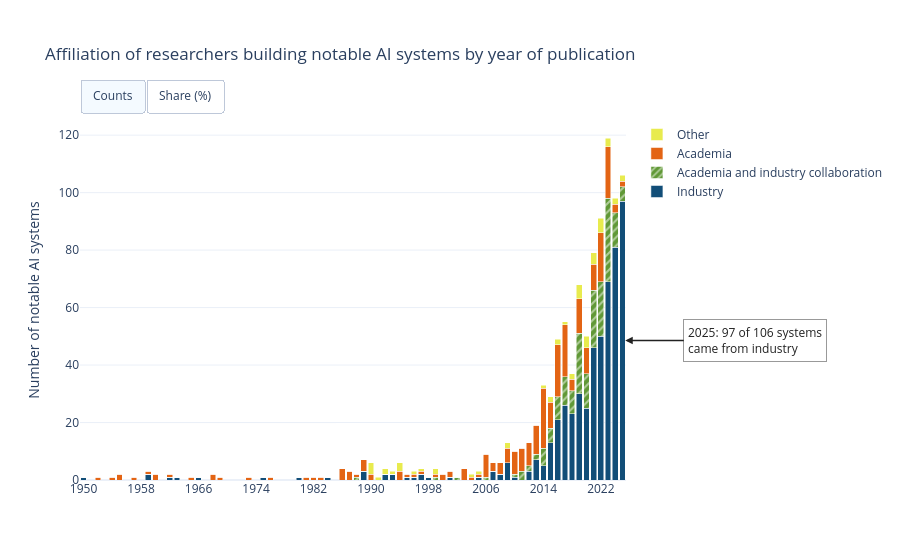

The notebook cell this image was saved under:
### Code cell
def make_tooltip(current_category):

    # tooltip with the year from the x axis
    tooltip_lines = []
    tooltip_lines.append('<b>%{x}</b>')

    # go through each category from last to first
    category_numbers = range(len(categories))
    category_numbers = reversed(category_numbers)

    for index in category_numbers:

        # category name
        category_name = categories[index]

        # colour for this category
        category_colour = color_map[category_name]

        # make the coloured square shown next to the category
        colour_square = (
            '<span style="color:' + category_colour + '">■</span> '
        )

        #first four customdata columns contain the counts
        count_position = index

        #next four customdata columns contain the percentages
        percentage_position = index + 4

        #text for count and percentage
        category_text = (
            category_name
            + ': %{customdata['
            + str(count_position)
            + ']} (%{customdata['
            + str(percentage_position)
            + ']:.1f}%)'
        )

        # category that the mouse is currently on in bold
        if category_name == current_category:
            tooltip_lines.append(
                colour_square + '<b>' + category_text + '</b>'
            )

        #other categories grey
        else:
            tooltip_lines.append(
                colour_square
                + '<span style="color:#777777">'
                + category_text
                + '</span>'
            )

    # customdata column 8 contains the total
    tooltip_lines.append('Total: %{customdata[8]}')

    #put the tooltip on a new line
    tooltip = '<br>'.join(tooltip_lines)

    # remove Plotly trace name box
    tooltip = tooltip + '<extra></extra>'

    return tooltip

fig = go.Figure()

# add a bar for each category
for category in categories:
    marker = dict(color=color_map[category])
    if category == 'Academia and industry collaboration':
        marker = dict(
            color=color_map[category],
            pattern=dict(shape='/', fgcolor='#ffffff',
                         bgcolor=color_map[category], solidity=0.35, size=6)
        )

    fig.add_trace(go.Bar(
        x=df_wide.index,
        y=df_wide[category],
        name=category,
        marker=marker,
        customdata=custom,
        hovertemplate=make_tooltip(category)
    ))

fig.update_layout(
    barmode='stack',
    template='plotly_white',
    hovermode='closest',
    hoverlabel=dict(bgcolor='white', font_color='#222222', align='left'),
    title='Affiliation of researchers building notable AI systems by year of publication',
    yaxis_title='Number of notable AI systems',
    xaxis=dict(type='category', tickangle=0, nticks=10,
               minallowed=-0.5, maxallowed=len(df_wide) - 0.5),
    yaxis=dict(fixedrange=True),
    margin=dict(t=120),
    updatemenus=[dict(
        type='buttons',
        direction='right',
        x=0, y=1.0, xanchor='left', yanchor='bottom',
        pad=dict(b=8),
        buttons=[
            dict(label='Counts', method='relayout',
                 args=[{'barnorm': None,
                        'yaxis.title.text': 'Number of notable AI systems',
                        'yaxis.ticksuffix': '',
                        'yaxis.autorange': True,
                        'annotations[0].visible': True,
                        'annotations[1].visible': False}]),
            dict(label='Share (%)', method='relayout',
                 args=[{'barnorm': 'percent',
                        'yaxis.title.text': 'Share of notable AI systems (%)',
                        'yaxis.ticksuffix': '%',
                        'yaxis.autorange': True,
                        'annotations[0].visible': False,
                        'annotations[1].visible': True}])
        ]
    )]
)

#last year of data
last_year = df_wide.index.max()
industry_count = int(df_wide.loc[last_year, 'Industry'])
total_count = int(totals.loc[last_year])
industry_percentage = shares.loc[last_year, 'Industry']

# shown in Counts view: arrow points into the Industry block
fig.add_annotation(
    text=f'{last_year}: {industry_count} of {total_count} systems<br>came from industry',
    x=len(df_wide) - 0.6, y=industry_count / 2, xref='x', yref='y',
    ax=130, ay=0, showarrow=True, arrowhead=2,
    arrowcolor='#222222', arrowwidth=1.5,
    font=dict(size=12, color='#222222'), align='left',
    bgcolor='white', bordercolor='#999999', borderpad=4, visible=True
)

# shown in Share view: arrow points into the Industry block
fig.add_annotation(
    text=f'{last_year}: {industry_percentage:.1f}% of systems<br>came from industry',
    x=len(df_wide) - 0.6, y=industry_percentage / 2, xref='x', yref='y',
    ax=130, ay=0, showarrow=True, arrowhead=2,
    arrowcolor='#222222', arrowwidth=1.5,
    font=dict(size=12, color='#222222'), align='left',
    bgcolor='white', bordercolor='#999999', borderpad=4, visible=False
)

fig.show()

### Figure 1 — Plotly figure (JSON) as saved in the notebook; plotly's stock layout.template omitted (floating-point values rounded to 4 significant figures; data arrays with more than 128 entries replaced by an {"elided": "..."} marker saying what was removed)
{"data": [{"customdata": {"elided": "76x9 float values"}, "hovertemplate": "<b>%{x}</b><br><span style=\"color:#E8EB4E\">■</span> <span style=\"color:#777777\">Other: %{customdata[3]} (%{customdata[7]:.1f}%)</span><br><span style=\"color:#E36414\">■</span> <span style=\"color:#777777\">Academia: %{customdata[2]} (%{customdata[6]:.1f}%)</span><br><span style=\"color:#609836\">■</span> <span style=\"color:#777777\">Academia and industry collaboration: %{customdata[1]} (%{customdata[5]:.1f}%)</span><br><span style=\"color:#124E78\">■</span> <b>Industry: %{customdata[0]} (%{customdata[4]:.1f}%)</b><br>Total: %{customdata[8]}<extra></extra>", "marker": {"color": "#124E78"}, "name": "Industry", "type": "bar", "x": [1950, 1951, 1952, 1953, 1954, 1955, 1956, 1957, 1958, 1959, 1960, 1961, 1962, 1963, 1964, 1965, 1966, 1967, 1968, 1969, 1970, 1971, 1972, 1973, 1974, 1975, 1976, 1977, 1978, 1979, 1980, 1981, 1982, 1983, 1984, 1985, 1986, 1987, 1988, 1989, 1990, 1991, 1992, 1993, 1994, 1995, 1996, 1997, 1998, 1999, 2000, 2001, 2002, 2003, 2004, 2005, 2006, 2007, 2008, 2009, 2010, 2011, 2012, 2013, 2014, 2015, 2016, 2017, 2018, 2019, 2020, 2021, 2022, 2023, 2024, 2025], "y": [1, 0, 0, 0, 0, 0, 0, 0, 0, 2, 0, 0, 1, 1, 0, 0, 1, 0, 0, 0, 0, 0, 0, 0, 0, 1, 0, 0, 0, 0, 1, 0, 0, 0, 1, 0, 0, 0, 0, 3, 0, 0, 2, 2, 0, 1, 1, 2, 1, 0, 0, 1, 0, 0, 0, 1, 0, 3, 2, 6, 1, 0, 3, 7, 5, 13, 21, 26, 23, 30, 25, 46, 50, 69, 81, 97]}, {"customdata": {"elided": "76x9 float values"}, "hovertemplate": "<b>%{x}</b><br><span style=\"color:#E8EB4E\">■</span> <span style=\"color:#777777\">Other: %{customdata[3]} (%{customdata[7]:.1f}%)</span><br><span style=\"color:#E36414\">■</span> <span style=\"color:#777777\">Academia: %{customdata[2]} (%{customdata[6]:.1f}%)</span><br><span style=\"color:#609836\">■</span> <b>Academia and industry collaboration: %{customdata[1]} (%{customdata[5]:.1f}%)</b><br><span style=\"color:#124E78\">■</span> <span style=\"color:#777777\">Industry: %{customdata[0]} (%{customdata[4]:.1f}%)</span><br>Total: %{customdata[8]}<extra></extra>", "marker": {"color": "#609836", "pattern": {"bgcolor": "#609836", "fgcolor": "#ffffff", "shape": "/", "size": 6, "solidity": 0.35}}, "name": "Academia and industry collaboration", "type": "bar", "x": [1950, 1951, 1952, 1953, 1954, 1955, 1956, 1957, 1958, 1959, 1960, 1961, 1962, 1963, 1964, 1965, 1966, 1967, 1968, 1969, 1970, 1971, 1972, 1973, 1974, 1975, 1976, 1977, 1978, 1979, 1980, 1981, 1982, 1983, 1984, 1985, 1986, 1987, 1988, 1989, 1990, 1991, 1992, 1993, 1994, 1995, 1996, 1997, 1998, 1999, 2000, 2001, 2002, 2003, 2004, 2005, 2006, 2007, 2008, 2009, 2010, 2011, 2012, 2013, 2014, 2015, 2016, 2017, 2018, 2019, 2020, 2021, 2022, 2023, 2024, 2025], "y": [0, 0, 0, 0, 0, 0, 0, 0, 0, 0, 0, 0, 0, 0, 0, 0, 0, 0, 0, 0, 0, 0, 0, 0, 0, 0, 0, 0, 0, 0, 0, 0, 0, 0, 0, 0, 0, 0, 1, 0, 0, 0, 0, 0, 0, 0, 0, 0, 0, 1, 0, 0, 1, 0, 0, 0, 1, 0, 0, 0, 1, 3, 2, 2, 6, 5, 8, 10, 8, 21, 12, 20, 19, 29, 12, 5]}, {"customdata": {"elided": "76x9 float values"}, "hovertemplate": "<b>%{x}</b><br><span style=\"color:#E8EB4E\">■</span> <span style=\"color:#777777\">Other: %{customdata[3]} (%{customdata[7]:.1f}%)</span><br><span style=\"color:#E36414\">■</span> <b>Academia: %{customdata[2]} (%{customdata[6]:.1f}%)</b><br><span style=\"color:#609836\">■</span> <span style=\"color:#777777\">Academia and industry collaboration: %{customdata[1]} (%{customdata[5]:.1f}%)</span><br><span style=\"color:#124E78\">■</span> <span style=\"color:#777777\">Industry: %{customdata[0]} (%{customdata[4]:.1f}%)</span><br>Total: %{customdata[8]}<extra></extra>", "marker": {"color": "#E36414"}, "name": "Academia", "type": "bar", "x": [1950, 1951, 1952, 1953, 1954, 1955, 1956, 1957, 1958, 1959, 1960, 1961, 1962, 1963, 1964, 1965, 1966, 1967, 1968, 1969, 1970, 1971, 1972, 1973, 1974, 1975, 1976, 1977, 1978, 1979, 1980, 1981, 1982, 1983, 1984, 1985, 1986, 1987, 1988, 1989, 1990, 1991, 1992, 1993, 1994, 1995, 1996, 1997, 1998, 1999, 2000, 2001, 2002, 2003, 2004, 2005, 2006, 2007, 2008, 2009, 2010, 2011, 2012, 2013, 2014, 2015, 2016, 2017, 2018, 2019, 2020, 2021, 2022, 2023, 2024, 2025], "y": [0, 0, 1, 0, 1, 2, 0, 1, 0, 1, 2, 0, 1, 0, 0, 1, 0, 0, 2, 1, 0, 0, 0, 1, 0, 0, 1, 0, 0, 0, 0, 1, 1, 1, 0, 0, 4, 3, 1, 4, 2, 0, 0, 0, 3, 1, 1, 1, 0, 1, 2, 2, 0, 4, 1, 1, 8, 3, 4, 5, 8, 8, 8, 10, 21, 9, 18, 18, 4, 12, 9, 9, 17, 18, 3, 2]}, {"customdata": {"elided": "76x9 float values"}, "hovertemplate": "<b>%{x}</b><br><span style=\"color:#E8EB4E\">■</span> <b>Other: %{customdata[3]} (%{customdata[7]:.1f}%)</b><br><span style=\"color:#E36414\">■</span> <span style=\"color:#777777\">Academia: %{customdata[2]} (%{customdata[6]:.1f}%)</span><br><span style=\"color:#609836\">■</span> <span style=\"color:#777777\">Academia and industry collaboration: %{customdata[1]} (%{customdata[5]:.1f}%)</span><br><span style=\"color:#124E78\">■</span> <span style=\"color:#777777\">Industry: %{customdata[0]} (%{customdata[4]:.1f}%)</span><br>Total: %{customdata[8]}<extra></extra>", "marker": {"color": "#E8EB4E"}, "name": "Other", "type": "bar", "x": [1950, 1951, 1952, 1953, 1954, 1955, 1956, 1957, 1958, 1959, 1960, 1961, 1962, 1963, 1964, 1965, 1966, 1967, 1968, 1969, 1970, 1971, 1972, 1973, 1974, 1975, 1976, 1977, 1978, 1979, 1980, 1981, 1982, 1983, 1984, 1985, 1986, 1987, 1988, 1989, 1990, 1991, 1992, 1993, 1994, 1995, 1996, 1997, 1998, 1999, 2000, 2001, 2002, 2003, 2004, 2005, 2006, 2007, 2008, 2009, 2010, 2011, 2012, 2013, 2014, 2015, 2016, 2017, 2018, 2019, 2020, 2021, 2022, 2023, 2024, 2025], "y": [0, 0, 0, 0, 0, 0, 0, 0, 0, 0, 0, 0, 0, 0, 0, 0, 0, 0, 0, 0, 0, 0, 0, 0, 0, 0, 0, 0, 0, 0, 0, 0, 0, 0, 0, 0, 0, 0, 0, 0, 4, 1, 2, 1, 3, 0, 1, 1, 0, 2, 0, 0, 0, 0, 1, 1, 0, 0, 0, 2, 0, 0, 0, 0, 1, 2, 2, 1, 2, 5, 4, 4, 5, 3, 2, 2]}], "layout": {"annotations": [{"align": "left", "arrowcolor": "#222222", "arrowhead": 2, "arrowwidth": 1.5, "ax": 130, "ay": 0, "bgcolor": "white", "bordercolor": "#999999", "borderpad": 4, "font": {"color": "#222222", "size": 12}, "showarrow": true, "text": "2025: 97 of 106 systems<br>came from industry", "visible": true, "x": 75.4, "xref": "x", "y": 48.5, "yref": "y"}, {"align": "left", "arrowcolor": "#222222", "arrowhead": 2, "arrowwidth": 1.5, "ax": 130, "ay": 0, "bgcolor": "white", "bordercolor": "#999999", "borderpad": 4, "font": {"color": "#222222", "size": 12}, "showarrow": true, "text": "2025: 91.5% of systems<br>came from industry", "visible": false, "x": 75.4, "xref": "x", "y": 45.75, "yref": "y"}], "barmode": "stack", "hoverlabel": {"align": "left", "bgcolor": "white", "font": {"color": "#222222"}}, "hovermode": "closest", "margin": {"t": 120}, "title": {"text": "Affiliation of researchers building notable AI systems by year of publication"}, "updatemenus": [{"buttons": [{"args": [{"annotations[0].visible": true, "annotations[1].visible": false, "barnorm": null, "yaxis.autorange": true, "yaxis.ticksuffix": "", "yaxis.title.text": "Number of notable AI systems"}], "label": "Counts", "method": "relayout"}, {"args": [{"annotations[0].visible": false, "annotations[1].visible": true, "barnorm": "percent", "yaxis.autorange": true, "yaxis.ticksuffix": "%", "yaxis.title.text": "Share of notable AI systems (%)"}], "label": "Share (%)", "method": "relayout"}], "direction": "right", "pad": {"b": 8}, "type": "buttons", "x": 0, "xanchor": "left", "y": 1, "yanchor": "bottom"}], "xaxis": {"maxallowed": 75.5, "minallowed": -0.5, "nticks": 10, "tickangle": 0, "type": "category"}, "yaxis": {"fixedrange": true, "title": {"text": "Number of notable AI systems"}}}}
